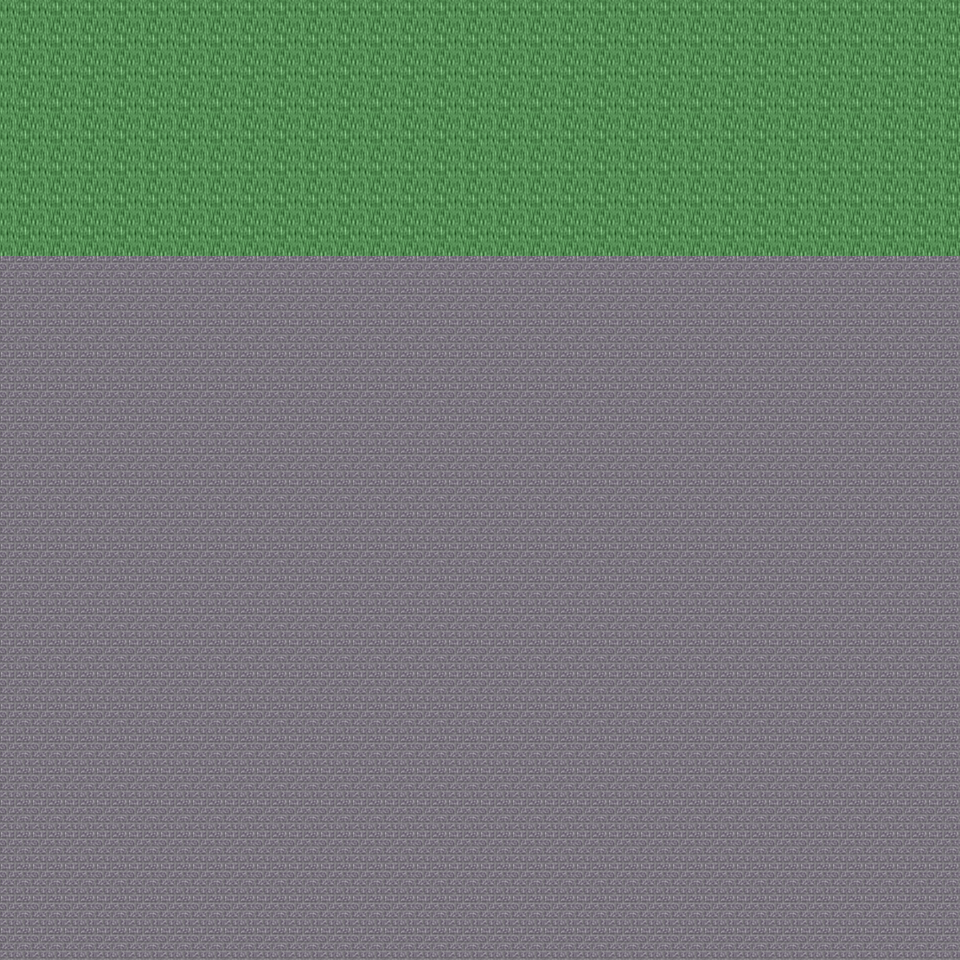

This game map was drawn from its Tiled (.tmx) file and the tilesets committed beside it. A one-line description and the trimmed map source follow:
An orthogonal 30x30 tile map with 32x32 px tiles, 6 tile layers (Ground, Object, Object2, Above, ...), 60 tilesets and 3 objects (3x mapchange).

<map version="1.0" orientation="orthogonal" renderorder="right-down" width="30" height="30" tilewidth="32" tileheight="32" nextobjectid="4">
  <tileset firstgid="1" name="tileset_ground_indoor_tiles" tilewidth="32" tileheight="32" tilecount="8" columns="2">
    <image source="../drawable/tileset_ground_indoor_tiles.png" width="64" height="128" />
  </tileset>
  <tileset firstgid="9" name="tileset_ground_ground" tilewidth="32" tileheight="32" tilecount="33" columns="3">
    <image source="../drawable/tileset_ground_ground.png" width="96" height="352" />
  </tileset>
  <tileset firstgid="42" name="tileset_building_castle" tilewidth="32" tileheight="32" tilecount="320" columns="20">
    <image source="../drawable/tileset_building_castle.png" width="640" height="512" />
  </tileset>
  <tileset firstgid="362" name="tileset_furniture_carpet_carpets_2" tilewidth="32" tileheight="32" tilecount="20" columns="4">
    <image source="../drawable/tileset_furniture_carpet_carpets_2.png" width="128" height="160" />
  </tileset>
  <tileset firstgid="382" name="tileset_ground_ground_2" tilewidth="32" tileheight="32" tilecount="4" columns="4">
    <image source="../drawable/tileset_ground_ground_2.png" width="128" height="32" />
  </tileset>
  <tileset firstgid="386" name="tileset_building_church" tilewidth="32" tileheight="32" tilecount="56" columns="8">
    <image source="../drawable/tileset_building_church.png" width="256" height="224" />
  </tileset>
  <tileset firstgid="442" name="tileset_ground_indoor_church_tiles" tilewidth="32" tileheight="32" tilecount="2" columns="2">
    <image source="../drawable/tileset_ground_indoor_church_tiles.png" width="64" height="32" />
  </tileset>
  <tileset firstgid="444" name="tileset_ground_water_pool" tilewidth="32" tileheight="32" tilecount="72" columns="3">
    <image source="../drawable/tileset_ground_water_pool.png" width="96" height="768" />
  </tileset>
  <tileset firstgid="516" name="tileset_building_entrance_int_iron_bars" tilewidth="32" tileheight="32" tilecount="12" columns="3">
    <image source="../drawable/tileset_building_entrance_int_iron_bars.png" width="96" height="128" />
  </tileset>
  <tileset firstgid="528" name="tileset_plant_bush_hedge" tilewidth="32" tileheight="32" tilecount="35" columns="5">
    <image source="../drawable/tileset_plant_bush_hedge.png" width="160" height="224" />
  </tileset>
  <tileset firstgid="563" name="tileset_building_wall_wall_brown" tilewidth="32" tileheight="32" tilecount="12" columns="3">
    <image source="../drawable/tileset_building_wall_wall_brown.png" width="96" height="128" />
  </tileset>
  <tileset firstgid="575" name="tileset_ground_cobbled_paving" tilewidth="32" tileheight="32" tilecount="1" columns="1">
    <image source="../drawable/tileset_ground_cobbled_paving.png" width="32" height="32" />
  </tileset>
  <tileset firstgid="576" name="tileset_building_wall_wood" tilewidth="32" tileheight="32" tilecount="16" columns="4">
    <image source="../drawable/tileset_building_wall_wood.png" width="128" height="128" />
  </tileset>
  <tileset firstgid="592" name="tileset_plant_leaves" tilewidth="32" tileheight="32" tilecount="8" columns="4">
    <image source="../drawable/tileset_plant_leaves.png" width="128" height="64" />
  </tileset>
  <tileset firstgid="600" name="tileset_furniture_sink_pale_brown_stone" tilewidth="32" tileheight="32" tilecount="4" columns="2">
    <image source="../drawable/tileset_furniture_sink_pale_brown_stone.png" width="64" height="64" />
  </tileset>
  <tileset firstgid="604" name="tileset_item_statue_grey_stone" tilewidth="32" tileheight="32" tilecount="4" columns="2">
    <image source="../drawable/tileset_item_statue_grey_stone.png" width="64" height="64" />
  </tileset>
  <tileset firstgid="608" name="tileset_ground_grass_edges" tilewidth="32" tileheight="32" tilecount="36" columns="12">
    <image source="../drawable/tileset_ground_grass_edges.png" width="384" height="96" />
  </tileset>
  <tileset firstgid="644" name="tileset_item_statue_cross" tilewidth="32" tileheight="32" tilecount="1" columns="1">
    <image source="../drawable/tileset_item_statue_cross.png" width="32" height="32" />
  </tileset>
  <tileset firstgid="645" name="tileset_item_gothic_large_gravestone" tilewidth="32" tileheight="32" tilecount="9" columns="3">
    <image source="../drawable/tileset_item_gothic_large_gravestone.png" width="96" height="96" />
  </tileset>
  <tileset firstgid="654" name="tileset_building_fence_fence_chunky" tilewidth="32" tileheight="32" tilecount="21" columns="3">
    <image source="../drawable/tileset_building_fence_fence_chunky.png" width="96" height="224" />
  </tileset>
  <tileset firstgid="675" name="tileset_plant_flower_daisy_blue" tilewidth="32" tileheight="32" tilecount="8" columns="2">
    <image source="../drawable/tileset_plant_flower_daisy_blue.png" width="64" height="128" />
  </tileset>
  <tileset firstgid="683" name="tileset_plant_flower_daisy_red" tilewidth="32" tileheight="32" tilecount="8" columns="2">
    <image source="../drawable/tileset_plant_flower_daisy_red.png" width="64" height="128" />
  </tileset>
  <tileset firstgid="691" name="tileset_plant_flower_daisy_yellow" tilewidth="32" tileheight="32" tilecount="8" columns="2">
    <image source="../drawable/tileset_plant_flower_daisy_yellow.png" width="64" height="128" />
  </tileset>
  <tileset firstgid="699" name="tileset_building_door_door_n" tilewidth="32" tileheight="32" tilecount="6" columns="3">
    <image source="../drawable/tileset_building_door_door_n.png" width="96" height="64" />
  </tileset>
  <tileset firstgid="705" name="tileset_plant_flower_daisy_white" tilewidth="32" tileheight="32" tilecount="8" columns="2">
    <image source="../drawable/tileset_plant_flower_daisy_white.png" width="64" height="128" />
  </tileset>
  <tileset firstgid="713" name="tileset_building_door_closed_with_key" tilewidth="32" tileheight="32" tilecount="1" columns="1">
    <image source="../drawable/tileset_building_door_closed_with_key.png" width="32" height="32" />
  </tileset>
  <tileset firstgid="714" name="tileset_building_window_window_right" tilewidth="32" tileheight="32" tilecount="2" columns="2">
    <image source="../drawable/tileset_building_window_window_right.png" width="64" height="32" />
  </tileset>
  <tileset firstgid="716" name="tileset_building_roof_red" tilewidth="32" tileheight="32" tilecount="20" columns="5">
    <image source="../drawable/tileset_building_roof_red.png" width="160" height="128" />
  </tileset>
  <tileset firstgid="736" name="tileset_building_window_window_left" tilewidth="32" tileheight="32" tilecount="2" columns="2">
    <image source="../drawable/tileset_building_window_window_left.png" width="64" height="32" />
  </tileset>
  <tileset firstgid="738" name="tileset_building_window_window_long" tilewidth="32" tileheight="32" tilecount="3" columns="3">
    <image source="../drawable/tileset_building_window_window_long.png" width="96" height="32" />
  </tileset>
  <tileset firstgid="741" name="tileset_building_roof_yellow" tilewidth="32" tileheight="32" tilecount="20" columns="5">
    <image source="../drawable/tileset_building_roof_yellow.png" width="160" height="128" />
  </tileset>
  <tileset firstgid="761" name="tileset_building_roof_green" tilewidth="32" tileheight="32" tilecount="20" columns="5">
    <image source="../drawable/tileset_building_roof_green.png" width="160" height="128" />
  </tileset>
  <tileset firstgid="781" name="tileset_building_roof_blue" tilewidth="32" tileheight="32" tilecount="20" columns="5">
    <image source="../drawable/tileset_building_roof_blue.png" width="160" height="128" />
  </tileset>
  <tileset firstgid="801" name="tileset_building_decoration_chimney_big" tilewidth="32" tileheight="32" tilecount="2" columns="1">
    <image source="../drawable/tileset_building_decoration_chimney_big.png" width="32" height="64" />
  </tileset>
  <tileset firstgid="803" name="tileset_logic_collision" tilewidth="32" tileheight="32" tilecount="1" columns="1">
    <image source="../drawable/tileset_logic_collision.png" width="32" height="32" />
  </tileset>
  <tileset firstgid="804" name="tileset_ground_water_pool_deep" tilewidth="32" tileheight="32" tilecount="72" columns="3">
    <image source="../drawable/tileset_ground_water_pool_deep.png" width="96" height="768" />
  </tileset>
  <tileset firstgid="876" name="tileset_ground_grass_corners" tilewidth="32" tileheight="32" tilecount="24" columns="6">
    <image source="../drawable/tileset_ground_grass_corners.png" width="192" height="128" />
  </tileset>
  <tileset firstgid="900" name="tileset_building_door_closed" tilewidth="32" tileheight="32" tilecount="1" columns="1">
    <image source="../drawable/tileset_building_door_closed.png" width="32" height="32" />
  </tileset>
  <tileset firstgid="901" name="tileset_building_decoration_numbers" tilewidth="32" tileheight="32" tilecount="20" columns="2">
    <image source="../drawable/tileset_building_decoration_numbers.png" width="64" height="320" />
  </tileset>
  <tileset firstgid="921" name="tileset_furniture_other_stick" tilewidth="32" tileheight="32" tilecount="2" columns="1">
    <image source="../drawable/tileset_furniture_other_stick.png" width="32" height="64" />
  </tileset>
  <tileset firstgid="923" name="tileset_ground_green_paving" tilewidth="32" tileheight="32" tilecount="18" columns="3">
    <image source="../drawable/tileset_ground_green_paving.png" width="96" height="192" />
  </tileset>
  <tileset firstgid="941" name="tileset_furniture_light_lamp_bronze" tilewidth="32" tileheight="32" tilecount="3" columns="1">
    <image source="../drawable/tileset_furniture_light_lamp_bronze.png" width="32" height="96" />
  </tileset>
  <tileset firstgid="944" name="tileset_plant_tree_pine_tree_1" tilewidth="32" tileheight="32" tilecount="20" columns="4">
    <image source="../drawable/tileset_plant_tree_pine_tree_1.png" width="128" height="160" />
  </tileset>
  <tileset firstgid="964" name="tileset_plant_tree_pine_tree" tilewidth="32" tileheight="32" tilecount="20" columns="4">
    <image source="../drawable/tileset_plant_tree_pine_tree.png" width="128" height="160" />
  </tileset>
  <tileset firstgid="984" name="tileset_plant_flower_flowers_mixed" tilewidth="32" tileheight="32" tilecount="16" columns="4">
    <image source="../drawable/tileset_plant_flower_flowers_mixed.png" width="128" height="128" />
  </tileset>
  <tileset firstgid="1000" name="tileset_furniture_chair_bench_wooden" tilewidth="32" tileheight="32" tilecount="8" columns="2">
    <image source="../drawable/tileset_furniture_chair_bench_wooden.png" width="64" height="128" />
  </tileset>
  <tileset firstgid="1008" name="tileset_plant_stump_int_small_stump" tilewidth="32" tileheight="32" tilecount="1" columns="1">
    <image source="../drawable/tileset_plant_stump_int_small_stump.png" width="32" height="32" />
  </tileset>
  <tileset firstgid="1009" name="tileset_object_suspension_bridge" tilewidth="32" tileheight="32" tilecount="24" columns="3">
    <image source="../drawable/tileset_object_suspension_bridge.png" width="96" height="256" />
  </tileset>
  <tileset firstgid="1033" name="tileset_object_row_boat" tilewidth="32" tileheight="32" tilecount="30" columns="6">
    <image source="../drawable/tileset_object_row_boat.png" width="192" height="160" />
  </tileset>
  <tileset firstgid="1063" name="tileset_building_huts" tilewidth="32" tileheight="32" tilecount="338" columns="26">
    <image source="../drawable/tileset_building_huts.png" width="832" height="416" />
  </tileset>
  <tileset firstgid="1401" name="tileset_item_fishing_nets" tilewidth="32" tileheight="32" tilecount="6" columns="3">
    <image source="../drawable/tileset_item_fishing_nets.png" width="96" height="64" />
  </tileset>
  <tileset firstgid="1407" name="tileset_item_textile_laundry" tilewidth="32" tileheight="32" tilecount="16" columns="4">
    <image source="../drawable/tileset_item_textile_laundry.png" width="128" height="128" />
  </tileset>
  <tileset firstgid="1423" name="tileset_item_pot_barrels_1" tilewidth="32" tileheight="32" tilecount="8" columns="4">
    <image source="../drawable/tileset_item_pot_barrels_1.png" width="128" height="64" />
  </tileset>
  <tileset firstgid="1431" name="tileset_ground_earth_edges" tilewidth="32" tileheight="32" tilecount="18" columns="6">
    <image source="../drawable/tileset_ground_earth_edges.png" width="192" height="96" />
  </tileset>
  <tileset firstgid="1449" name="tileset_item_pot_wooden_crates" tilewidth="32" tileheight="32" tilecount="6" columns="3">
    <image source="../drawable/tileset_item_pot_wooden_crates.png" width="96" height="64" />
  </tileset>
  <tileset firstgid="1455" name="tileset_plant_tree_tree_green" tilewidth="32" tileheight="32" tilecount="88" columns="8">
    <image source="../drawable/tileset_plant_tree_tree_green.png" width="256" height="352" />
  </tileset>
  <tileset firstgid="1543" name="tileset_ground_ladder_vertical_dark" tilewidth="32" tileheight="32" tilecount="3" columns="3">
    <image source="../drawable/tileset_ground_ladder_vertical_dark.png" width="96" height="32" />
  </tileset>
  <tileset firstgid="1546" name="tileset_item_flagpole" tilewidth="32" tileheight="32" tilecount="3" columns="1">
    <image source="../drawable/tileset_item_flagpole.png" width="32" height="96" />
  </tileset>
  <tileset firstgid="1549" name="tileset_item_banners_flag" tilewidth="32" tileheight="32" tilecount="12" columns="3">
    <image source="../drawable/tileset_item_banners_flag.png" width="96" height="128" />
  </tileset>
  <tileset firstgid="1561" name="tileset_logic_protection" tilewidth="32" tileheight="32" tilecount="2" columns="2">
    <image source="../drawable/tileset_logic_protection.png" width="64" height="32" />
  </tileset>
  <layer name="Ground" width="30" height="30">
    <data>[900 cells, 240 non-empty, 1 distinct tile ids]</data>
  </layer>
  <layer name="Object" width="30" height="30">
    <data>[900 cells, 0 non-empty, 0 distinct tile ids]</data>
  </layer>
  <layer name="Object2" width="30" height="30">
    <data>[900 cells, 0 non-empty, 0 distinct tile ids]</data>
  </layer>
  <layer name="Above" width="30" height="30">
    <data>[900 cells, 0 non-empty, 0 distinct tile ids]</data>
  </layer>
  <layer name="Above2" width="30" height="30">
    <data>[900 cells, 0 non-empty, 0 distinct tile ids]</data>
  </layer>
  <layer name="Walkable" width="30" height="30">
    <data>[900 cells, 660 non-empty, 1 distinct tile ids]</data>
  </layer>
  <objectgroup name="MapEvents">
    <object id="1" name="north" type="mapchange" x="0" y="0" width="960" height="32">
      <properties>
        <property name="map" value="0_ados_mountain_n2_w2_x1_y3" />
        <property name="place" value="south" />
      </properties>
    </object>
    <object id="2" name="west" type="mapchange" x="0" y="0" width="32" height="256">
      <properties>
        <property name="map" value="0_ados_mountain_n2_w2_x0_y4" />
        <property name="place" value="east" />
      </properties>
    </object>
    <object id="3" name="east" type="mapchange" x="928" y="0" width="32" height="256">
      <properties>
        <property name="map" value="0_ados_mountain_n2_w2_x2_y4" />
        <property name="place" value="west" />
      </properties>
    </object>
  </objectgroup>
</map>
